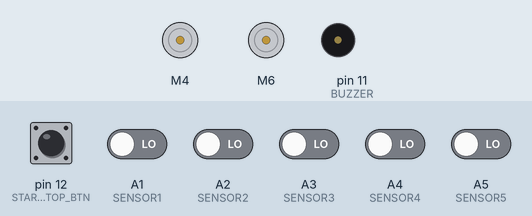
Simulated run of this sketch. Board: Arduino Uno, built with avr-gcc and run on an emulated ATmega328P. Shown: 2 × DC motor (green arrow = forward, orange = backward, longer = faster), buzzer (waves = sounding, pin HIGH). The test bench sets the inputs (shaded band); at power-on: pin 12 (START_STOP_BTN) HIGH, A1 (SENSOR1), A2 (SENSOR2), A3 (SENSOR3), A4 (SENSOR4), A5 (SENSOR5) LOW.

Above: at 1.2 s.
1.3 s: pin 12 (START_STOP_BTN) pulled LOW for 0.15 s
At 2.2 s:
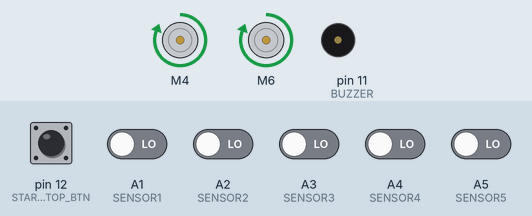
3.1 s: pin 12 (START_STOP_BTN) pulled LOW for 1 s
At 3.4 s:
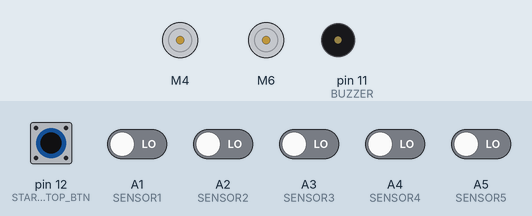
5.6 s: pin 12 (START_STOP_BTN) driven LOW and A1 (SENSOR1) driven HIGH and A2 (SENSOR2) driven HIGH and A3 (SENSOR3) driven HIGH and A4 (SENSOR4) driven HIGH
At 7.1 s:
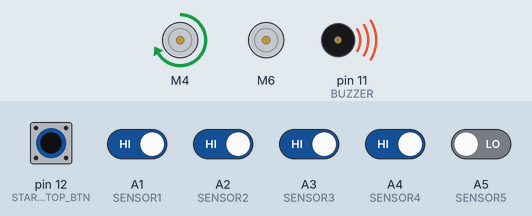
7.4 s: A3 (SENSOR3) driven LOW
At 7.9 s:
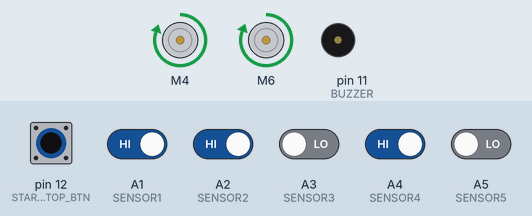
8.9 s: A1 (SENSOR1) driven LOW
At 10.1 s:
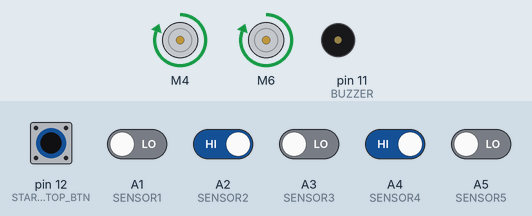
10.4 s: A2 (SENSOR2) driven LOW
At 11.3 s:
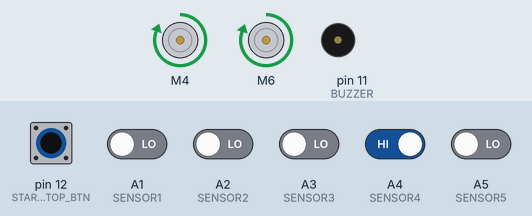
Timing chart, 0 to 12.9 s (numbered marks = the images above; inputs shaded):
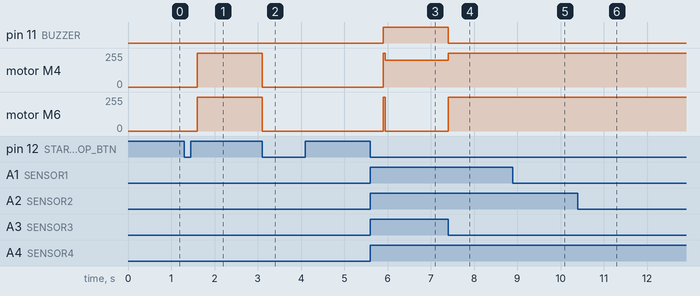

The sketch:

line_follower_sketch.ino
```cpp
/*
 Line Following Code for Robojunkies LF-2 robot with Digital IR Sensor Array
 Modified for 5-channel digital output IR sensors (like TCRT5000L with digital output)
*/

#include <SparkFun_TB6612.h>

#define AIN1 4
#define BIN1 6
#define AIN2 3
#define BIN2 7
#define PWMA 9
#define PWMB 10
#define STBY 5

#define BUZZER 11       // Buzzer on digital pin 11
#define START_STOP_BTN 12  // Start/Stop button on pin 12

// Digital sensor pins (connected to analog pins A1-A5, used as digital inputs)
#define SENSOR1 A1  // Leftmost sensor
#define SENSOR2 A2  // Left-center sensor
#define SENSOR3 A3  // Center sensor
#define SENSOR4 A4  // Right-center sensor
#define SENSOR5 A5  // Rightmost sensor

const int offsetA = 1;
const int offsetB = 1;

Motor motor1 = Motor(AIN1, AIN2, PWMA, offsetA, STBY);
Motor motor2 = Motor(BIN1, BIN2, PWMB, offsetB, STBY);

int P, D, I, previousError, PIDvalue, error;
int lsp, rsp;
int lfspeed = 255;
int turnSpeed = 200;  // Slower speed for sharp turns

float Kp = 1.0;
float Kd = 1.0;
float Ki = 0.0;

int s1, s2, s3, s4, s5;

bool running = false;  // Line follower running state

void setup()
{
  Serial.begin(9600);

  pinMode(SENSOR1, INPUT);
  pinMode(SENSOR2, INPUT);
  pinMode(SENSOR3, INPUT);
  pinMode(SENSOR4, INPUT);
  pinMode(SENSOR5, INPUT);

  pinMode(BUZZER, OUTPUT);
  pinMode(START_STOP_BTN, INPUT_PULLUP);

  // Initialize buzzer off
  digitalWrite(BUZZER, LOW);
}

void loop()
{
  // Check for button press to toggle running state
  static bool lastButtonState = HIGH;
  bool currentButtonState = digitalRead(START_STOP_BTN);

  if (lastButtonState == HIGH && currentButtonState == LOW)
  {
    // Button pressed, toggle running
    running = !running;

    if (!running)
    {
      // Stop the motors and buzzer when stopping
      motor1.drive(0);
      motor2.drive(0);
      digitalWrite(BUZZER, LOW);
    }

    delay(300); // Debounce delay
  }
  lastButtonState = currentButtonState;

  if (running)
  {
    readSensors();

    // Sharp left turn condition
    if ((s1 == 0 || s2 == 0) && s3 == 1 && s4 == 1 && s5 == 1)
    {
      // Buzz while turning left
      digitalWrite(BUZZER, HIGH);

      // Move forward slightly
      motor1.drive(lfspeed);
      motor2.drive(lfspeed);
      delay(50);

      // Turn left until center sensor detects line
      while (digitalRead(SENSOR3) == 1)
      {
        motor1.drive(0);
        motor2.drive(turnSpeed);
        readSensors();
      }

      // Stop buzzing after turn
      digitalWrite(BUZZER, LOW);
    }
    // Sharp right turn condition
    else if (s1 == 1 && s2 == 1 && s3 == 1 && (s4 == 0 || s5 == 0))
    {
      // Buzz while turning right
      digitalWrite(BUZZER, HIGH);

      // Move forward slightly
      motor1.drive(lfspeed);
      motor2.drive(lfspeed);
      delay(50);

      // Turn right until center sensor detects line
      while (digitalRead(SENSOR3) == 1)
      {
        motor1.drive(turnSpeed);
        motor2.drive(0);
        readSensors();
      }

      // Stop buzzing after turn
      digitalWrite(BUZZER, LOW);
    }
    else
    {
      // Not turning sharply, no buzz
      digitalWrite(BUZZER, LOW);
      linefollow();
    }
  }
  else
  {
    // If not running, motors and buzzer off is ensured above, can add small delay
    delay(100);
  }
}

void readSensors()
{
  s1 = digitalRead(SENSOR1);
  s2 = digitalRead(SENSOR2);
  s3 = digitalRead(SENSOR3);
  s4 = digitalRead(SENSOR4);
  s5 = digitalRead(SENSOR5);
}

void linefollow()
{
  int position = 0;
  int activeCount = 0;

  if (s1 == 0) { position += -2; activeCount++; }
  if (s2 == 0) { position += -1; activeCount++; }
  if (s3 == 0) { position +=  0; activeCount++; }
  if (s4 == 0) { position +=  1; activeCount++; }
  if (s5 == 0) { position +=  2; activeCount++; }

  if (activeCount > 0) {
    error = position;
  } else {
    error = previousError;
  }

  P = error;
  I = I + error;
  D = error - previousError;

  if (I > 100) I = 100;
  if (I < -100) I = -100;

  PIDvalue = (Kp * P) + (Ki * I) + (Kd * D);
  previousError = error;

  lsp = lfspeed - PIDvalue;
  rsp = lfspeed + PIDvalue;

  if (lsp > 255) lsp = 255;
  if (lsp < 0) lsp = 0;
  if (rsp > 255) rsp = 255;
  if (rsp < 0) rsp = 0;

  motor1.drive(lsp);
  motor2.drive(rsp);
}
```

Measured:
- after the input at 1.3 s, motor M4, motor M6: stopped → forward 255/255 after 0.30 s
- after the input at 3.1 s, motor M4, motor M6: forward 255/255 → stopped at once
- after the input at 5.6 s, pin 11 (BUZZER): LOW → HIGH after 0.30 s; motor M4: stopped → forward 200/255 after 0.30 s; motor M6: stopped → forward 255/255 after 0.30 s, → stopped 0.05 s later
- after the input at 7.4 s, pin 11 (BUZZER): HIGH → LOW at once; motor M4: forward 200/255 → forward 253/255 at once; motor M6: stopped → forward 255/255 at once
- after the input at 8.9 s, motor M4: forward 253/255 → forward 255/255 at once
- after the input at 10.4 s, motor M6: forward 255/255 → forward 254/255 at once
